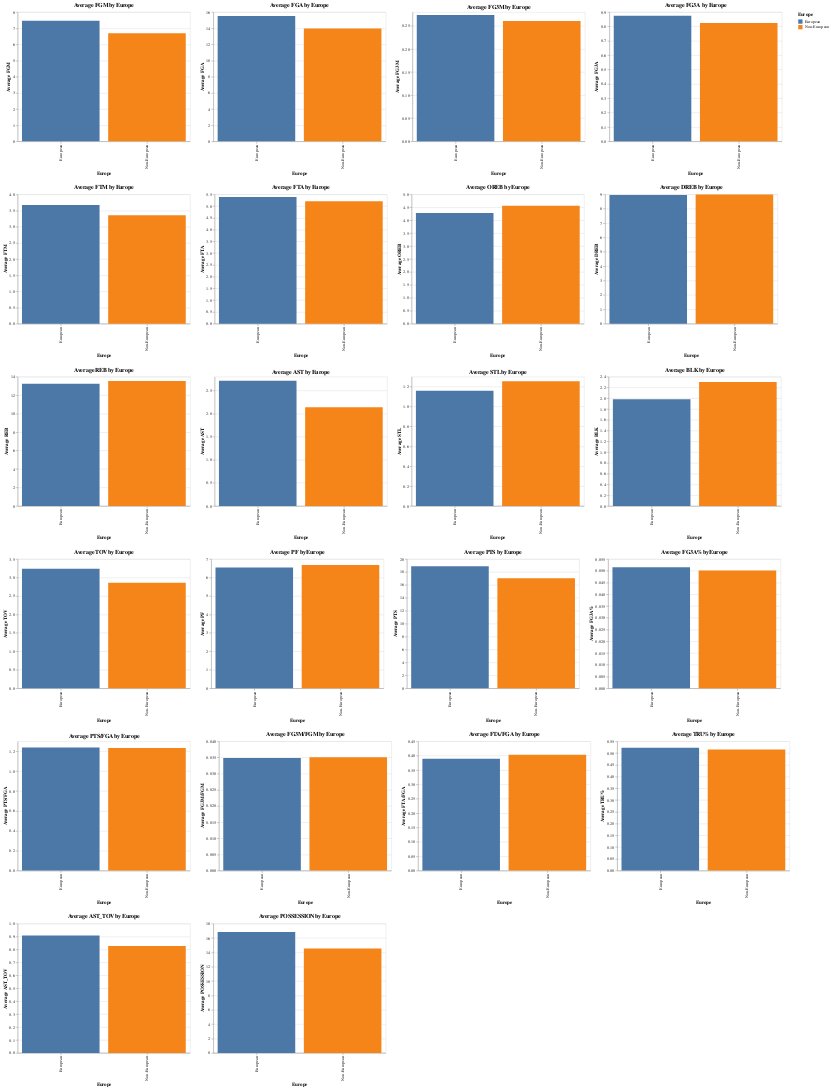

Here is the notebook cell this chart was saved with:
### Code cell
import altair as alt
import pandas as pd
import altair_saver


# Annahme: Sie haben zwei DataFrames: data_per_min_europe_regular und data_per_min_usa_regular

# Fügen Sie eine neue Spalte hinzu, um anzuzeigen, ob der Spieler Europäer ist oder nicht
europe_C_regular['Europe'] = 'European'
non_europe_C_regular['Europe'] = 'Non-European'

# Kombinieren Sie die beiden DataFrames
combined_df = pd.concat([europe_C_regular, non_europe_C_regular])

# Liste der Metriken, die geplottet werden sollen
metrics = ['FGM', 'FGA', 'FG3M', 'FG3A', 'FTM', 'FTA', 
           'OREB', 'DREB', 'REB', 'AST', 'STL', 'BLK', 'TOV', 
           'PF', 'PTS', 'FG3A%', 'PTS/FGA', 'FG3M/FGM', 'FTA/FGA', 
           'TRU%', 'AST_TOV', 'POSSESSION']

# Liste zum Speichern der Diagramme
charts = []

# Einen Bruchteil des kombinierten DataFrame auswählen
sampled_df = combined_df.sample(frac=0.5)  # Passen Sie den Bruchteil bei Bedarf an

# Für jede Metrik ein gruppiertes Balkendiagramm erstellen und die Diagramme in eine Liste speichern
for metric in metrics:
    chart = alt.Chart(sampled_df).mark_bar().encode(
        x=alt.X('Europe:N', title='Europe'),
        y=alt.Y(f'mean({metric}):Q', title=f'Average {metric}'),
        color=alt.Color('Europe:N', legend=alt.Legend(title='Europe'))
    ).properties(
        title=f'Average {metric} by Europe',
        width=400,
        height=300
    )
    charts.append(chart)

# Diagramme in sechs Zeilen stapeln
alt_row = alt.vconcat(*[alt.hconcat(*charts[i:i+4]) for i in range(0, len(charts), 4)])

# Die Diagramme anzeigen
alt_row

### Figure 1 — Vega-Lite specification as saved in the notebook (floating-point values rounded to 4 significant figures; data arrays with more than 128 entries replaced by an {"elided": "..."} marker saying what was removed)
{"config": {"view": {"continuousWidth": 300, "continuousHeight": 300}}, "vconcat": [{"hconcat": [{"mark": {"type": "bar"}, "encoding": {"color": {"field": "Europe", "legend": {"title": "Europe"}, "type": "nominal"}, "x": {"field": "Europe", "title": "Europe", "type": "nominal"}, "y": {"aggregate": "mean", "field": "FGM", "title": "Average FGM", "type": "quantitative"}}, "height": 300, "title": "Average FGM by Europe", "width": 400}, {"mark": {"type": "bar"}, "encoding": {"color": {"field": "Europe", "legend": {"title": "Europe"}, "type": "nominal"}, "x": {"field": "Europe", "title": "Europe", "type": "nominal"}, "y": {"aggregate": "mean", "field": "FGA", "title": "Average FGA", "type": "quantitative"}}, "height": 300, "title": "Average FGA by Europe", "width": 400}, {"mark": {"type": "bar"}, "encoding": {"color": {"field": "Europe", "legend": {"title": "Europe"}, "type": "nominal"}, "x": {"field": "Europe", "title": "Europe", "type": "nominal"}, "y": {"aggregate": "mean", "field": "FG3M", "title": "Average FG3M", "type": "quantitative"}}, "height": 300, "title": "Average FG3M by Europe", "width": 400}, {"mark": {"type": "bar"}, "encoding": {"color": {"field": "Europe", "legend": {"title": "Europe"}, "type": "nominal"}, "x": {"field": "Europe", "title": "Europe", "type": "nominal"}, "y": {"aggregate": "mean", "field": "FG3A", "title": "Average FG3A", "type": "quantitative"}}, "height": 300, "title": "Average FG3A by Europe", "width": 400}]}, {"hconcat": [{"mark": {"type": "bar"}, "encoding": {"color": {"field": "Europe", "legend": {"title": "Europe"}, "type": "nominal"}, "x": {"field": "Europe", "title": "Europe", "type": "nominal"}, "y": {"aggregate": "mean", "field": "FTM", "title": "Average FTM", "type": "quantitative"}}, "height": 300, "title": "Average FTM by Europe", "width": 400}, {"mark": {"type": "bar"}, "encoding": {"color": {"field": "Europe", "legend": {"title": "Europe"}, "type": "nominal"}, "x": {"field": "Europe", "title": "Europe", "type": "nominal"}, "y": {"aggregate": "mean", "field": "FTA", "title": "Average FTA", "type": "quantitative"}}, "height": 300, "title": "Average FTA by Europe", "width": 400}, {"mark": {"type": "bar"}, "encoding": {"color": {"field": "Europe", "legend": {"title": "Europe"}, "type": "nominal"}, "x": {"field": "Europe", "title": "Europe", "type": "nominal"}, "y": {"aggregate": "mean", "field": "OREB", "title": "Average OREB", "type": "quantitative"}}, "height": 300, "title": "Average OREB by Europe", "width": 400}, {"mark": {"type": "bar"}, "encoding": {"color": {"field": "Europe", "legend": {"title": "Europe"}, "type": "nominal"}, "x": {"field": "Europe", "title": "Europe", "type": "nominal"}, "y": {"aggregate": "mean", "field": "DREB", "title": "Average DREB", "type": "quantitative"}}, "height": 300, "title": "Average DREB by Europe", "width": 400}]}, {"hconcat": [{"mark": {"type": "bar"}, "encoding": {"color": {"field": "Europe", "legend": {"title": "Europe"}, "type": "nominal"}, "x": {"field": "Europe", "title": "Europe", "type": "nominal"}, "y": {"aggregate": "mean", "field": "REB", "title": "Average REB", "type": "quantitative"}}, "height": 300, "title": "Average REB by Europe", "width": 400}, {"mark": {"type": "bar"}, "encoding": {"color": {"field": "Europe", "legend": {"title": "Europe"}, "type": "nominal"}, "x": {"field": "Europe", "title": "Europe", "type": "nominal"}, "y": {"aggregate": "mean", "field": "AST", "title": "Average AST", "type": "quantitative"}}, "height": 300, "title": "Average AST by Europe", "width": 400}, {"mark": {"type": "bar"}, "encoding": {"color": {"field": "Europe", "legend": {"title": "Europe"}, "type": "nominal"}, "x": {"field": "Europe", "title": "Europe", "type": "nominal"}, "y": {"aggregate": "mean", "field": "STL", "title": "Average STL", "type": "quantitative"}}, "height": 300, "title": "Average STL by Europe", "width": 400}, {"mark": {"type": "bar"}, "encoding": {"color": {"field": "Europe", "legend": {"title": "Europe"}, "type": "nominal"}, "x": {"field": "Europe", "title": "Europe", "type": "nominal"}, "y": {"aggregate": "mean", "field": "BLK", "title": "Average BLK", "type": "quantitative"}}, "height": 300, "title": "Average BLK by Europe", "width": 400}]}, {"hconcat": [{"mark": {"type": "bar"}, "encoding": {"color": {"field": "Europe", "legend": {"title": "Europe"}, "type": "nominal"}, "x": {"field": "Europe", "title": "Europe", "type": "nominal"}, "y": {"aggregate": "mean", "field": "TOV", "title": "Average TOV", "type": "quantitative"}}, "height": 300, "title": "Average TOV by Europe", "width": 400}, {"mark": {"type": "bar"}, "encoding": {"color": {"field": "Europe", "legend": {"title": "Europe"}, "type": "nominal"}, "x": {"field": "Europe", "title": "Europe", "type": "nominal"}, "y": {"aggregate": "mean", "field": "PF", "title": "Average PF", "type": "quantitative"}}, "height": 300, "title": "Average PF by Europe", "width": 400}, {"mark": {"type": "bar"}, "encoding": {"color": {"field": "Europe", "legend": {"title": "Europe"}, "type": "nominal"}, "x": {"field": "Europe", "title": "Europe", "type": "nominal"}, "y": {"aggregate": "mean", "field": "PTS", "title": "Average PTS", "type": "quantitative"}}, "height": 300, "title": "Average PTS by Europe", "width": 400}, {"mark": {"type": "bar"}, "encoding": {"color": {"field": "Europe", "legend": {"title": "Europe"}, "type": "nominal"}, "x": {"field": "Europe", "title": "Europe", "type": "nominal"}, "y": {"aggregate": "mean", "field": "FG3A%", "title": "Average FG3A%", "type": "quantitative"}}, "height": 300, "title": "Average FG3A% by Europe", "width": 400}]}, {"hconcat": [{"mark": {"type": "bar"}, "encoding": {"color": {"field": "Europe", "legend": {"title": "Europe"}, "type": "nominal"}, "x": {"field": "Europe", "title": "Europe", "type": "nominal"}, "y": {"aggregate": "mean", "field": "PTS/FGA", "title": "Average PTS/FGA", "type": "quantitative"}}, "height": 300, "title": "Average PTS/FGA by Europe", "width": 400}, {"mark": {"type": "bar"}, "encoding": {"color": {"field": "Europe", "legend": {"title": "Europe"}, "type": "nominal"}, "x": {"field": "Europe", "title": "Europe", "type": "nominal"}, "y": {"aggregate": "mean", "field": "FG3M/FGM", "title": "Average FG3M/FGM", "type": "quantitative"}}, "height": 300, "title": "Average FG3M/FGM by Europe", "width": 400}, {"mark": {"type": "bar"}, "encoding": {"color": {"field": "Europe", "legend": {"title": "Europe"}, "type": "nominal"}, "x": {"field": "Europe", "title": "Europe", "type": "nominal"}, "y": {"aggregate": "mean", "field": "FTA/FGA", "title": "Average FTA/FGA", "type": "quantitative"}}, "height": 300, "title": "Average FTA/FGA by Europe", "width": 400}, {"mark": {"type": "bar"}, "encoding": {"color": {"field": "Europe", "legend": {"title": "Europe"}, "type": "nominal"}, "x": {"field": "Europe", "title": "Europe", "type": "nominal"}, "y": {"aggregate": "mean", "field": "TRU%", "title": "Average TRU%", "type": "quantitative"}}, "height": 300, "title": "Average TRU% by Europe", "width": 400}]}, {"hconcat": [{"mark": {"type": "bar"}, "encoding": {"color": {"field": "Europe", "legend": {"title": "Europe"}, "type": "nominal"}, "x": {"field": "Europe", "title": "Europe", "type": "nominal"}, "y": {"aggregate": "mean", "field": "AST_TOV", "title": "Average AST_TOV", "type": "quantitative"}}, "height": 300, "title": "Average AST_TOV by Europe", "width": 400}, {"mark": {"type": "bar"}, "encoding": {"color": {"field": "Europe", "legend": {"title": "Europe"}, "type": "nominal"}, "x": {"field": "Europe", "title": "Europe", "type": "nominal"}, "y": {"aggregate": "mean", "field": "POSSESSION", "title": "Average POSSESSION", "type": "quantitative"}}, "height": 300, "title": "Average POSSESSION by Europe", "width": 400}]}], "data": {"name": "data-949a2c157325ff7ddff692e2269e6bc4"}, "$schema": "https://vega.github.io/schema/vega-lite/v5.17.0.json", "datasets": {"data-949a2c157325ff7ddff692e2269e6bc4": {"elided": "1159 records"}}}
